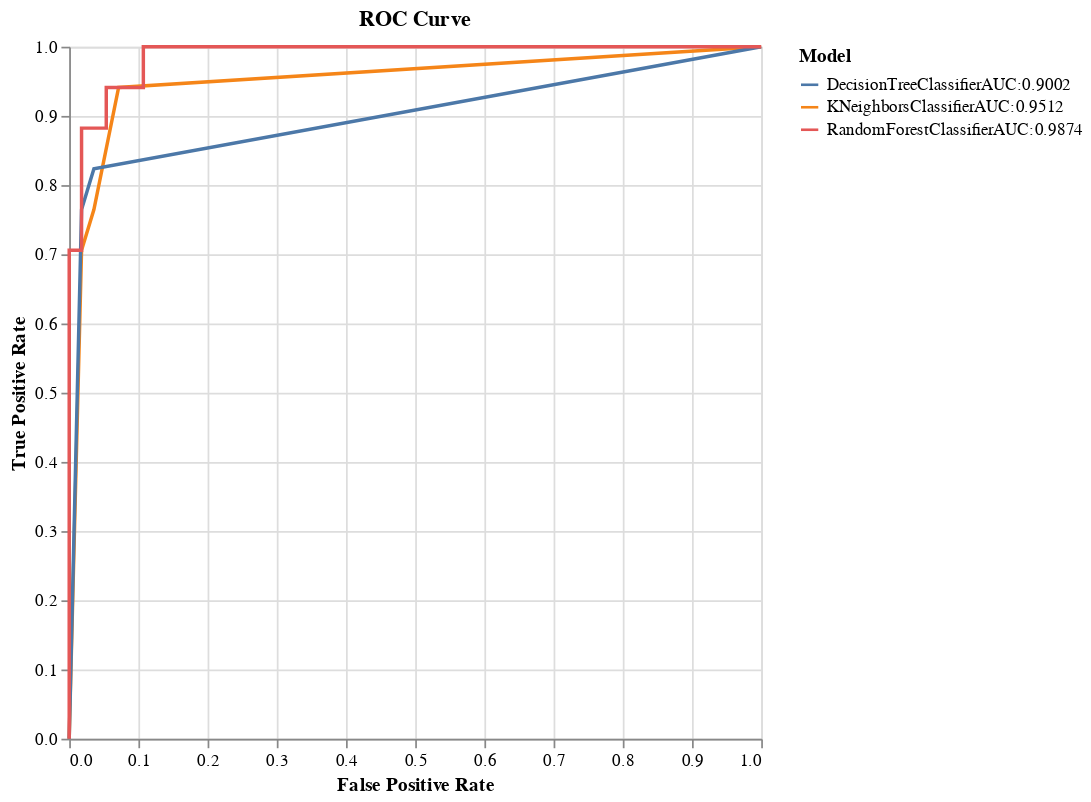

The notebook cell this image was saved under:
### Code cell
alt.Chart(df).mark_line(color='blue').encode(
    x=alt.X('False Positive Rate', title='False Positive Rate'),
    y=alt.Y('True Positive Rate', title='True Positive Rate'),
    color=alt.Color('Model')
).properties(
    width=400,
    height=400,
    title=f'ROC Curve'
).configure_legend(orient='right', labelLimit= 0, )

### Figure 1 — Vega-Lite specification as saved in the notebook (floating-point values rounded to 4 significant figures)
{"config": {"view": {"continuousWidth": 400, "continuousHeight": 300}, "legend": {"labelLimit": 0, "orient": "right"}}, "data": {"name": "data-23ec1d5b087e098c3e4561da85a794d9"}, "mark": {"type": "line", "color": "blue"}, "encoding": {"color": {"field": "Model", "type": "nominal"}, "x": {"field": "False Positive Rate", "title": "False Positive Rate", "type": "quantitative"}, "y": {"field": "True Positive Rate", "title": "True Positive Rate", "type": "quantitative"}}, "height": 400, "title": "ROC Curve", "width": 400, "$schema": "https://vega.github.io/schema/vega-lite/v4.17.0.json", "datasets": {"data-23ec1d5b087e098c3e4561da85a794d9": [{"False Positive Rate": 0.0, "True Positive Rate": 0.0, "Model": "KNeighborsClassifierAUC:0.9512"}, {"False Positive Rate": 0.01786, "True Positive Rate": 0.7059, "Model": "KNeighborsClassifierAUC:0.9512"}, {"False Positive Rate": 0.03571, "True Positive Rate": 0.7647, "Model": "KNeighborsClassifierAUC:0.9512"}, {"False Positive Rate": 0.07143, "True Positive Rate": 0.9412, "Model": "KNeighborsClassifierAUC:0.9512"}, {"False Positive Rate": 1.0, "True Positive Rate": 1.0, "Model": "KNeighborsClassifierAUC:0.9512"}, {"False Positive Rate": 0.0, "True Positive Rate": 0.0, "Model": "DecisionTreeClassifierAUC:0.9002"}, {"False Positive Rate": 0.01786, "True Positive Rate": 0.7647, "Model": "DecisionTreeClassifierAUC:0.9002"}, {"False Positive Rate": 0.03571, "True Positive Rate": 0.8235, "Model": "DecisionTreeClassifierAUC:0.9002"}, {"False Positive Rate": 1.0, "True Positive Rate": 1.0, "Model": "DecisionTreeClassifierAUC:0.9002"}, {"False Positive Rate": 0.0, "True Positive Rate": 0.0, "Model": "RandomForestClassifierAUC:0.9874"}, {"False Positive Rate": 0.0, "True Positive Rate": 0.05882, "Model": "RandomForestClassifierAUC:0.9874"}, {"False Positive Rate": 0.0, "True Positive Rate": 0.7059, "Model": "RandomForestClassifierAUC:0.9874"}, {"False Positive Rate": 0.01786, "True Positive Rate": 0.7059, "Model": "RandomForestClassifierAUC:0.9874"}, {"False Positive Rate": 0.01786, "True Positive Rate": 0.8824, "Model": "RandomForestClassifierAUC:0.9874"}, {"False Positive Rate": 0.05357, "True Positive Rate": 0.8824, "Model": "RandomForestClassifierAUC:0.9874"}, {"False Positive Rate": 0.05357, "True Positive Rate": 0.9412, "Model": "RandomForestClassifierAUC:0.9874"}, {"False Positive Rate": 0.1071, "True Positive Rate": 0.9412, "Model": "RandomForestClassifierAUC:0.9874"}, {"False Positive Rate": 0.1071, "True Positive Rate": 1.0, "Model": "RandomForestClassifierAUC:0.9874"}, {"False Positive Rate": 0.5179, "True Positive Rate": 1.0, "Model": "RandomForestClassifierAUC:0.9874"}, {"False Positive Rate": 0.5536, "True Positive Rate": 1.0, "Model": "RandomForestClassifierAUC:0.9874"}, {"False Positive Rate": 0.625, "True Positive Rate": 1.0, "Model": "RandomForestClassifierAUC:0.9874"}, {"False Positive Rate": 0.6607, "True Positive Rate": 1.0, "Model": "RandomForestClassifierAUC:0.9874"}, {"False Positive Rate": 0.75, "True Positive Rate": 1.0, "Model": "RandomForestClassifierAUC:0.9874"}, {"False Positive Rate": 0.7857, "True Positive Rate": 1.0, "Model": "RandomForestClassifierAUC:0.9874"}, {"False Positive Rate": 0.8214, "True Positive Rate": 1.0, "Model": "RandomForestClassifierAUC:0.9874"}, {"False Positive Rate": 0.875, "True Positive Rate": 1.0, "Model": "RandomForestClassifierAUC:0.9874"}, {"False Positive Rate": 0.9464, "True Positive Rate": 1.0, "Model": "RandomForestClassifierAUC:0.9874"}, {"False Positive Rate": 1.0, "True Positive Rate": 1.0, "Model": "RandomForestClassifierAUC:0.9874"}]}}
